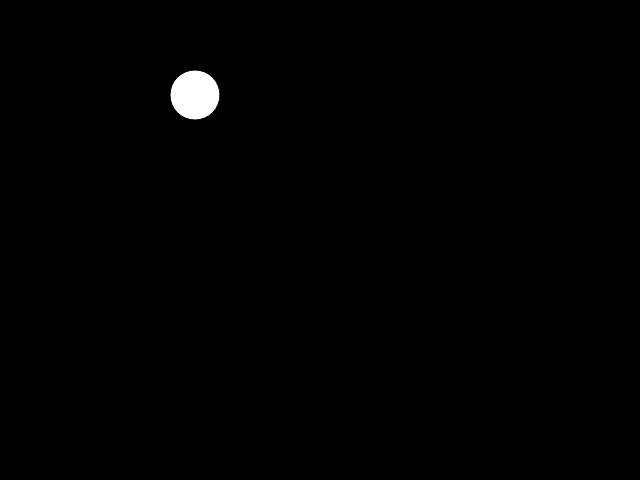
Frame 1 (no input)
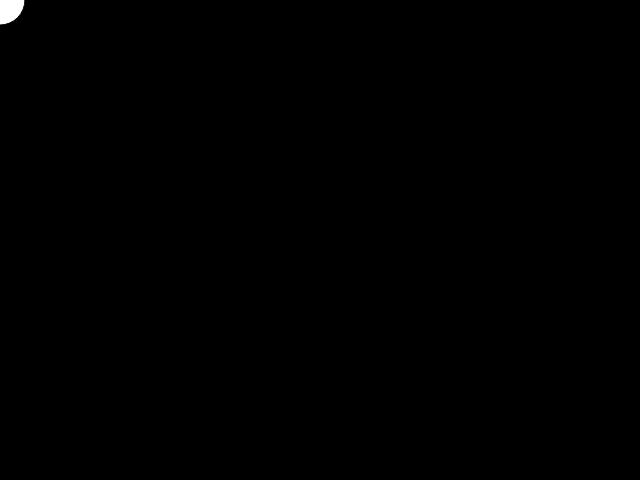
Frame 60 (no input)
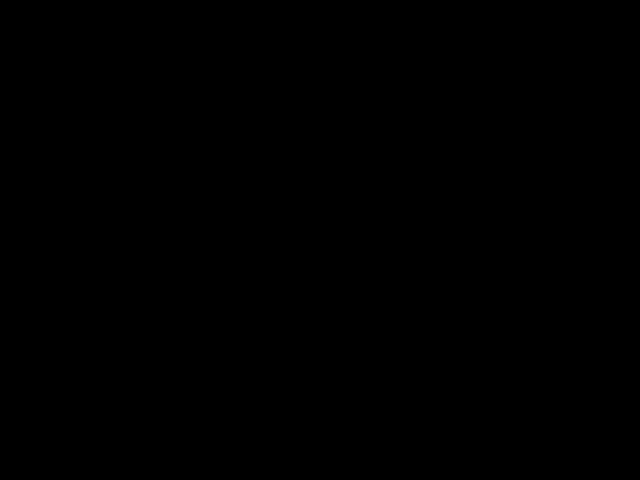
Frame 120 (the mouse pressed at the canvas centre since frame 60)

The p5.js sketch that drew these frames (run headless with seeded random() and noise() and a simulated clock; from frame 60 on, the mouse is pressed at the canvas centre):

// p5.js sketch
// ── sketch.js
var ballX = 200;
var ballY = 100;
var ballSpeedX = 5;
var ballSpeedY = 5;

function setup() {
	createCanvas(640, 480);
}

function draw() {
	//chooses directions of the ball
	if (ballX < mouseX) ballSpeedX = 5;
	if (ballX > mouseX) ballSpeedX = -5;
	if (ballY < mouseY) ballSpeedY = 5;
	if (ballY > mouseY) ballSpeedY = -5;

	//makes ball move away from the mouse when pressed
	if (mouseIsPressed) {
		ballSpeedX = -ballSpeedX;
		ballSpeedY = -ballSpeedY;
	}
 //makes ball go to the mouse
	ballX = ballX + ballSpeedX;
	ballY = ballY + ballSpeedY;

	background(0);
	ellipse(ballX, ballY, 50, 50);

}
